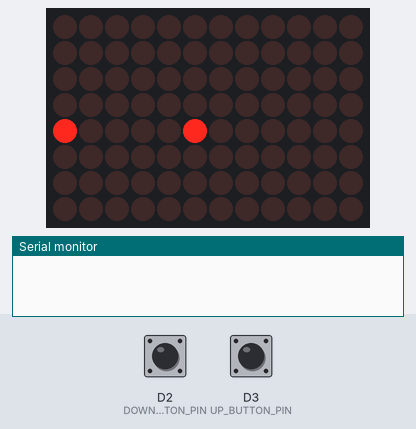
Recording of a sketch running on a simulated Arduino Uno R4 WiFi. On the bench: 12×8 LED matrix, the last lines printed to the serial monitor. Inputs (shaded band) come from the test bench; at power-on: D2 (DOWN_BUTTON_PIN) HIGH, D3 (UP_BUTTON_PIN) HIGH.

Above: at 1.3 s.
1.4 s: D2 (DOWN_BUTTON_PIN) pulled LOW for 0.4 s
At 1.9 s:
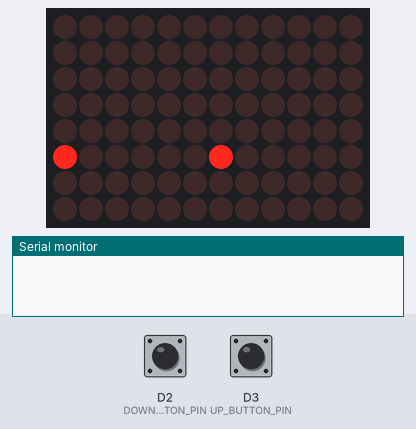
4.5 s: D3 (UP_BUTTON_PIN) pulled LOW for 0.4 s
At 4.9 s:
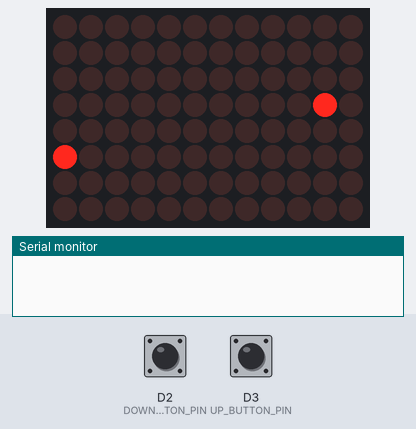
7.5 s: D2 (DOWN_BUTTON_PIN) pulled LOW for 1 s
At 10.0 s:
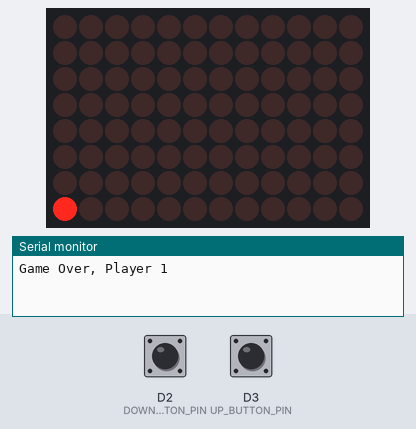
14.0 s: D3 (UP_BUTTON_PIN) driven HIGH
17.0 s: D3 (UP_BUTTON_PIN) driven LOW
At 17.4 s:
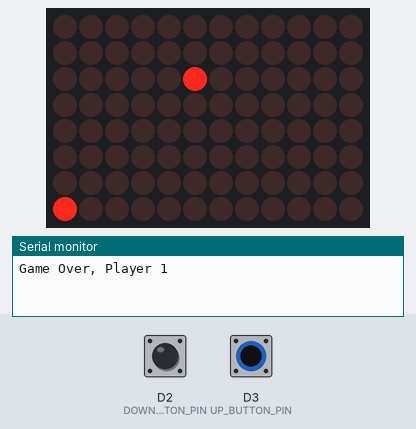
Timing chart, 0 to 20.0 s (numbered marks = the images above; inputs shaded):
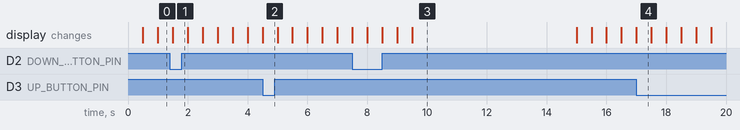

The sketch:

30_Spiel_Pong.ino
```cpp
/**
 * In der Arduino IDE:
 *   - öffne den "Seriellen Monitor" (Symbol rechts oben)
 *   - Konfiguration des seriellen Monitors sollte wie folgt sein
 *     - "Kein Zeilenende"
 *     - "115200 Baud"
 *
 * Der "Reset"-Taster auf der Arduino-Platine startet das Programm neu.
 *
 * Schaltplan:
 *   .-------------.
 *   | Arduino Uno |
 *   | R4 Wifi     |
 *   |           _/|                  Grün
 *   |          |3 o---------------o |
 *   |          |_/|        Rot      |=|
 *   |          |2 o------o |      o |
 *   |          |_/|        |=|    |
 *   |             |      o |      |
 *   |             |GND   |        |
 *   |             |------o--------'
 *   '-------------'
 *
 * Beachte, dass ArduinoGraphics.h (v1.1.2) vor Arduino_LED_Matrix.h inkludiert werden muss!
 */

#include "Arduino_LED_Matrix.h"

ArduinoLEDMatrix matrix;

const int SERIAL_BAUD_RATE = 115200;
const int DELAY_TIME = 250;
int xPos = 3;
int yPos = 2;
int deltaX = 1;
int deltaY = 1;

const int DOWN_BUTTON_PIN = 2;
const int UP_BUTTON_PIN = 3;

int myRow = 4;
int downButtonValue;
int upButtonValue;
int rowInc = 1;
int counter = 0;

int column;
int row;

byte frame[8][12];

void setup() {
  Serial.begin(SERIAL_BAUD_RATE);
  matrix.begin();
  pinMode(DOWN_BUTTON_PIN, INPUT_PULLUP);
  pinMode(UP_BUTTON_PIN, INPUT_PULLUP);
}

void loop() {
  downButtonValue = digitalRead(DOWN_BUTTON_PIN);
  upButtonValue = digitalRead(UP_BUTTON_PIN);

  if (downButtonValue == 0) myRow = myRow + rowInc;
  if (upButtonValue == 0) myRow = myRow - rowInc;

  if (counter % 2 == 0) {
    for (column = 0; column <= 11; column = column + 1) {
      for (row = 0; row <= 7; row = row + 1) {
        frame[row][column]=0;
        if (column == xPos && row == yPos) frame[row][column] = 1;
        if (column == 0 && row == myRow) frame[row][column] = 1;
      }
    }

    matrix.renderBitmap(frame,8,12);
    if (xPos >= 11 || xPos <= 0) deltaX = -deltaX;
    if (yPos >= 7 || yPos <= 0) deltaY = -deltaY;

    if (xPos == 0 && yPos != myRow) {
      Serial.println("Game Over, Player 1");
      delay(5000);
    }

    xPos = xPos + deltaX;
    yPos = yPos + deltaY;
  }
  counter++;

  delay(DELAY_TIME);
}
```

Measured:
- after the input at 1.4 s, the display: changes after 0.10 s (image 1)
- after the input at 4.5 s, the display: changes at once (image 2)
- after the input at 7.5 s, the display: first changes at once (image 3 shows a later state)
- after the input at 17.0 s, the display: changes at once (image 4)
- what the display in image 4 shows lasts 0.5 s, from 17.0 s to 17.5 s
